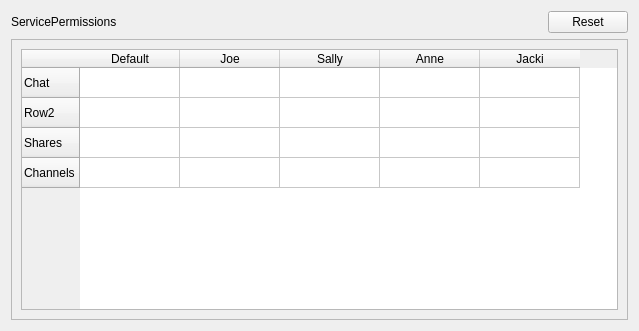
<?xml version="1.0" encoding="UTF-8"?>
<ui version="4.0">
 <class>ServicePermissionsPage</class>
 <widget class="QWidget" name="ServicePermissionsPage">
  <property name="geometry">
   <rect>
    <x>0</x>
    <y>0</y>
    <width>639</width>
    <height>331</height>
   </rect>
  </property>
  <layout class="QVBoxLayout" name="verticalLayout">
   <item>
    <layout class="QHBoxLayout" name="horizontalLayout">
     <item>
      <widget class="QLabel" name="label">
       <property name="text">
        <string>ServicePermissions</string>
       </property>
      </widget>
     </item>
     <item>
      <spacer name="horizontalSpacer">
       <property name="orientation">
        <enum>Qt::Horizontal</enum>
       </property>
       <property name="sizeHint" stdset="0">
        <size>
         <width>40</width>
         <height>20</height>
        </size>
       </property>
      </spacer>
     </item>
     <item>
      <widget class="QPushButton" name="pushButton">
       <property name="text">
        <string>Reset</string>
       </property>
      </widget>
     </item>
    </layout>
   </item>
   <item>
    <widget class="QScrollArea" name="scrollArea">
     <property name="widgetResizable">
      <bool>true</bool>
     </property>
     <widget class="QWidget" name="scrollAreaWidgetContents">
      <property name="geometry">
       <rect>
        <x>0</x>
        <y>0</y>
        <width>619</width>
        <height>276</height>
       </rect>
      </property>
      <layout class="QVBoxLayout" name="verticalLayout_2">
       <item>
        <widget class="QTableWidget" name="tableWidget">
         <row>
          <property name="text">
           <string>Chat</string>
          </property>
         </row>
         <row>
          <property name="text">
           <string>Row2</string>
          </property>
         </row>
         <row>
          <property name="text">
           <string>Shares</string>
          </property>
         </row>
         <row>
          <property name="text">
           <string>Channels</string>
          </property>
         </row>
         <column>
          <property name="text">
           <string>Default</string>
          </property>
         </column>
         <column>
          <property name="text">
           <string>Joe</string>
          </property>
         </column>
         <column>
          <property name="text">
           <string>Sally</string>
          </property>
         </column>
         <column>
          <property name="text">
           <string>Anne</string>
          </property>
         </column>
         <column>
          <property name="text">
           <string>Jacki</string>
          </property>
         </column>
        </widget>
       </item>
      </layout>
     </widget>
    </widget>
   </item>
  </layout>
 </widget>
 <resources/>
 <connections/>
</ui>
